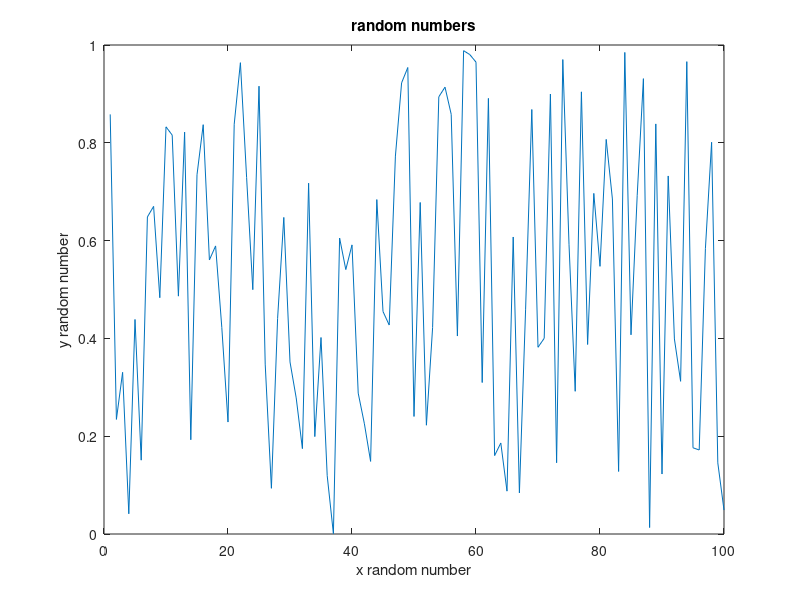
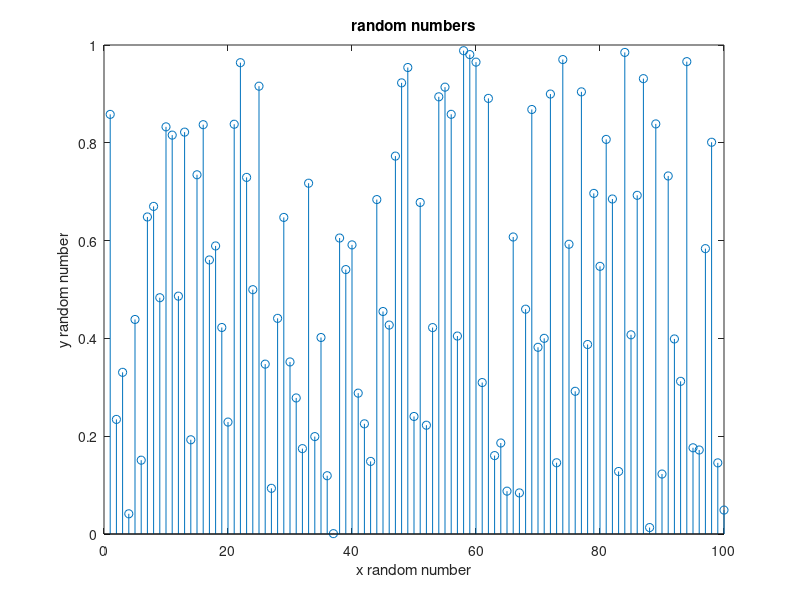

These charts were generated, in order, by the following MATLAB code:
x=rand(1,100)
figure(1)
plot(x)
title('random numbers')
xlabel('x random number')
ylabel('y random number')
figure(2)
stem(x)
title('random numbers')
xlabel('x random number')
ylabel('y random number')